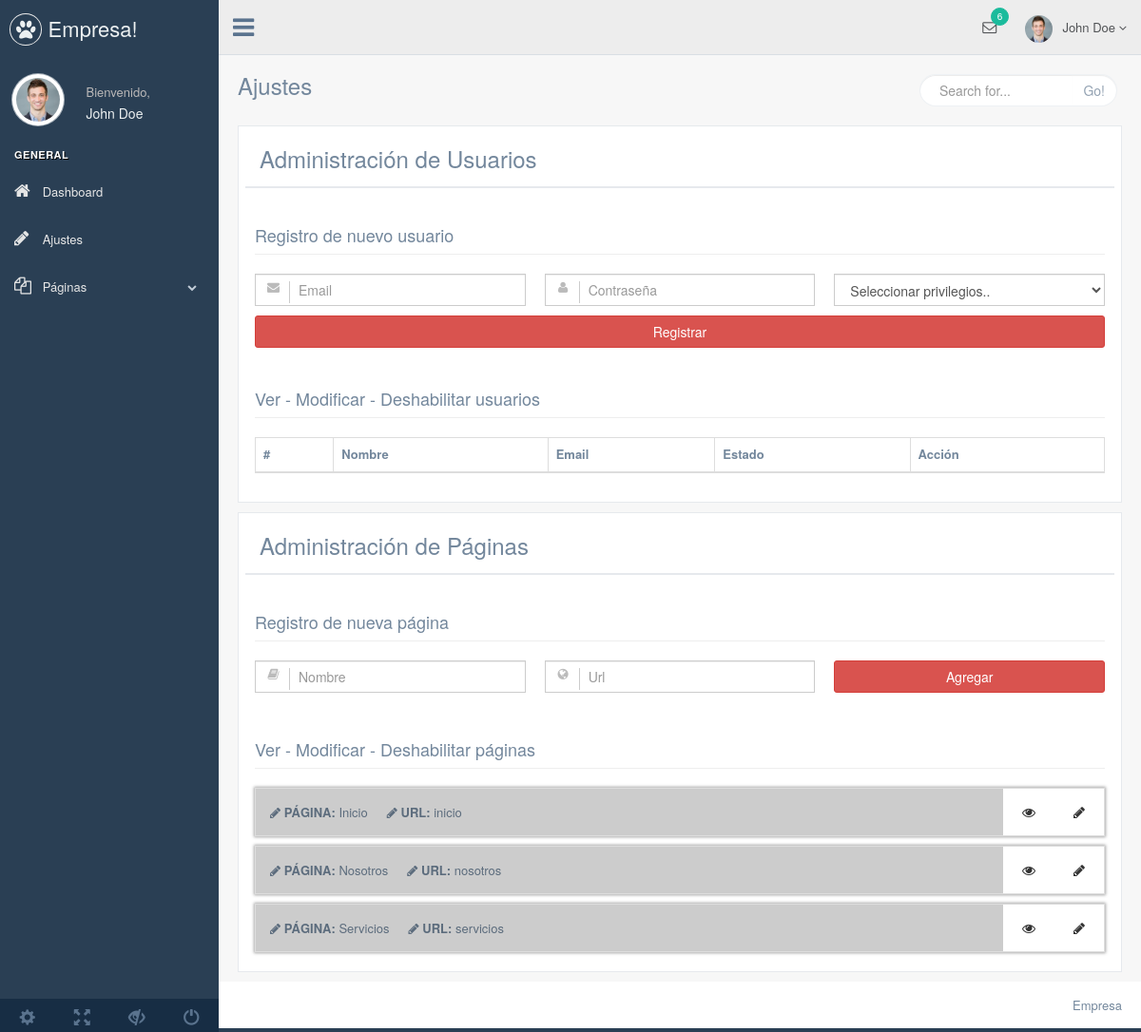
Page /index.php/backend/ajustes on the earlier database version.
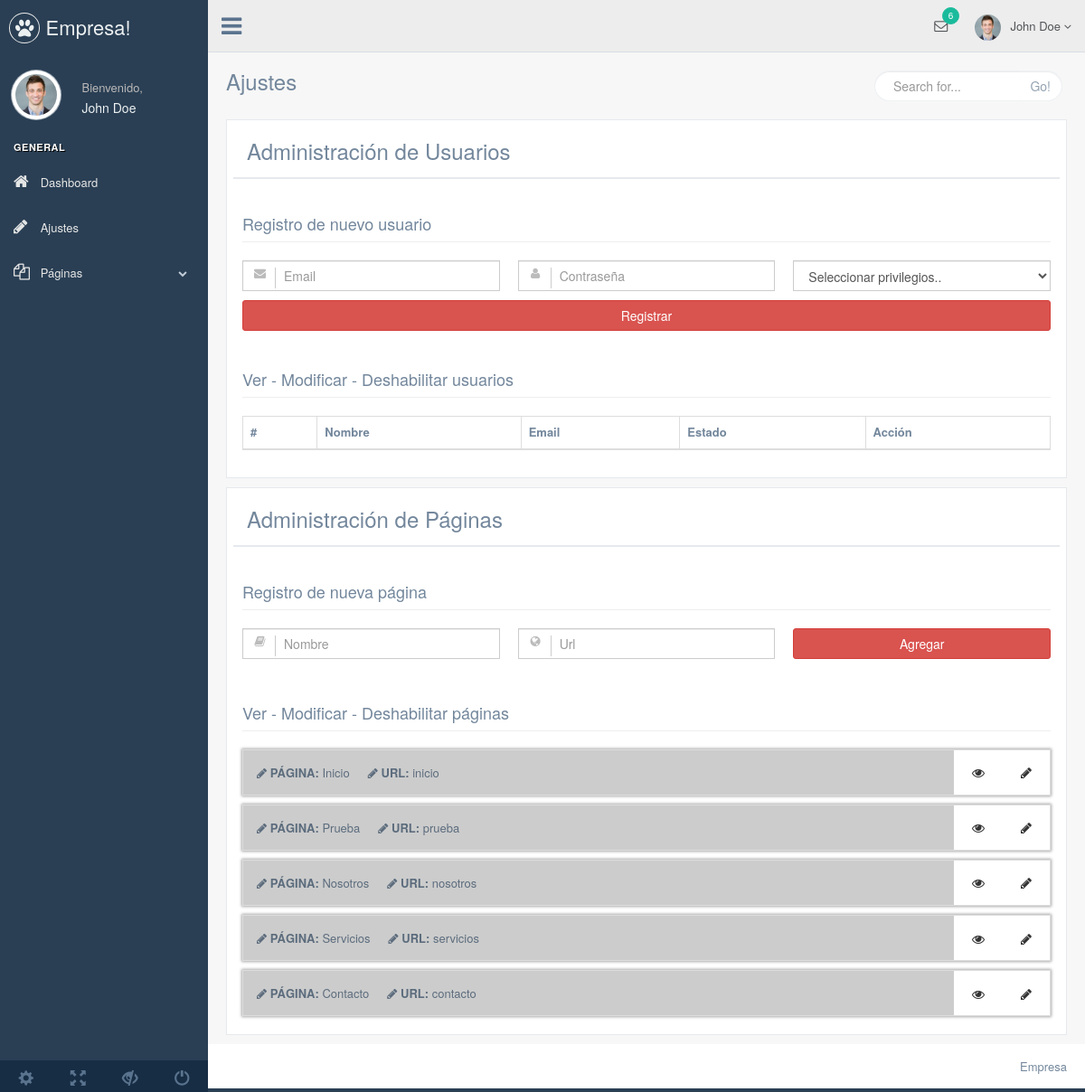
Same page on the later database version.
### tables this page shows
CREATE TABLE `pages` (
  `page_id` int(11) NOT NULL,
  `name` varchar(45) DEFAULT NULL,
  `url` varchar(45) DEFAULT NULL,
  `state_id` int(11) DEFAULT '1',
  `position` int(11) DEFAULT '0',
  `page_type_id` int(11) DEFAULT NULL
);

### application/controllers/Backend.php (called while the page is built, shortened)
<?php
class Backend extends CI_Controller {
	public function __construct() {
		$this->load->model("pages");
		$this->load->model("datas");
	}
	public function ajustes() {
		$data = array(
			'pages' => $this->pages->find_all()
		);
		$this->load->view('backend/inc/header', $data);
		$this->load->view('backend/settings_view');
		$this->load->view('backend/inc/footer');
	}
}

### index.php (called while the page is built, shortened)
<?php
require_once BASEPATH.'core/CodeIgniter.php';

### application/models/Pages.php (called while the page is built, shortened)
<?php
class Pages extends CI_Model {
	public function find_all() {
		$this->db->order_by('position', 'ASC');
		$query = $this->db->get('pages');
		return $query->result();
	}
}

### application/views/backend/settings_view.php (the view, shortened to what the changed rows need)
<div class="right_col" role="main">
  <div class="">
    <div class="row">
    <div class="col-md-12 col-sm-12 col-xs-12">
      <div class="x_panel">
        <h2 class="page-header">Registro de nuevo usuario</h2>
        <h2 class="page-header">Ver - Modificar - Deshabilitar usuarios</h2>
        <div class="row">
          <div class="col-md-12">
            <table class="table table-striped table-bordered" id="table_data_user">
                <thead>
                  <tr>
                    <th>#</th>
                    <th>Nombre</th>
                    <th>Email</th>
                    <th>Estado</th>
                    <th>Acción</th>
                  </tr>
                </thead>
            </table>
          </div>
        </div>
      </div>
    </div>
  </div>
    <div class="row">
    <div class="col-md-12 col-sm-12 col-xs-12">
      <div class="x_panel">
        <h2 class="page-header">Registro de nueva página </h2>
        <h2 class="page-header">Ver - Modificar - Deshabilitar páginas</h2>
        <div class="row">
          <div class="col-xs-12">
              <div id="page-sortable">
                <?php $i = 0; foreach ($pages as $page) {
                  echo '<div class="page-item" data-id="' . $page->page_id . '">
                    <div class="page-block ' . ($page->state_id == 2 ? 'active' : '') . '"></div>
                    <div class="page-content">
                      <div class="page-name">
                        <i class="fa fa-pencil"></i> <strong>PÁGINA:</strong> <span contenteditable="true">' . $page->name . '</span>
                      </div>
                      <div class="page-url">
                        <i class="fa fa-pencil"></i> <strong>URL:</strong> <span contenteditable="true">' . $page->url . '</span>
                      </div>
                    </div>
                    <div class="page-action">
                      <button type="button" class="btn btn-default btn_page_edit_confirm"><i class="fa fa-check"></i></button>
                      <button type="button" class="btn btn-default btn_page_edit_cancel"><i class="fa fa-close"></i></button>
                      <button type="button" class="btn btn-default btn_page_edit_state" data-state="' . $page->state_id . '"><i class="fa fa-eye"></i></button>
                      <button type="button" class="btn btn-default btn_page_edit"><i class="fa fa-pencil"></i></button>
                    </div>
                  </div>';
                } ?>
              </div>
          </div>
        </div>
      </div>
    </div>
  </div>
  </div>
</div>

Differences in the rows shown:
added pages: name "Prueba", url "prueba"
added pages: name "Contacto", url "contacto"
